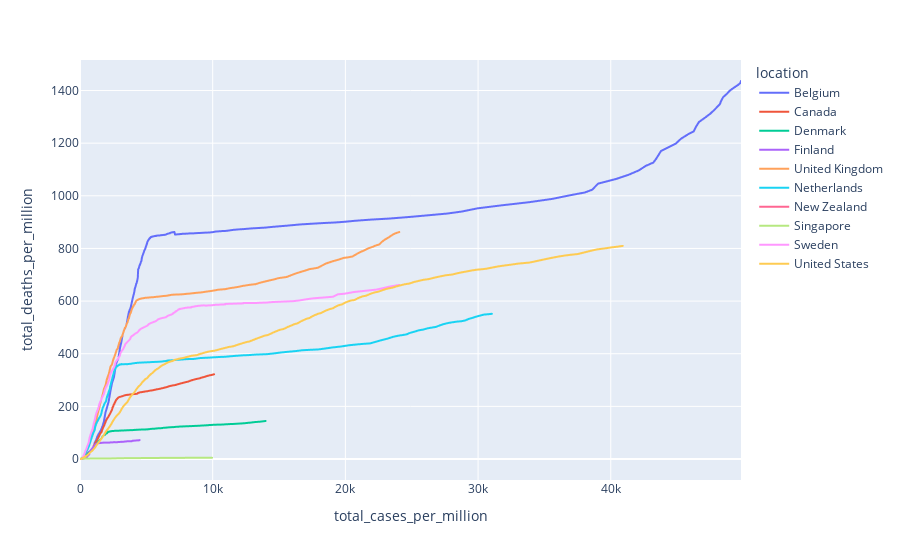

Notebook cell for this chart:
### Code cell
fig3 = px.line(df, x="total_cases_per_million", y="total_deaths_per_million", color='location')
fig3.show()
fig3.write_html("case_fatality_rate.html",include_plotlyjs = False)

### Figure 1 — Plotly figure (JSON) as saved in the notebook; plotly's stock layout.template omitted (floating-point values rounded to 4 significant figures; data arrays with more than 128 entries replaced by an {"elided": "..."} marker saying what was removed)
{"data": [{"hovertemplate": "location=Belgium<br>total_cases_per_million=%{x}<br>total_deaths_per_million=%{y}<extra></extra>", "legendgroup": "Belgium", "line": {"color": "#636efa", "dash": "solid"}, "mode": "lines", "name": "Belgium", "showlegend": true, "type": "scattergl", "x": {"elided": "313 float values"}, "xaxis": "x", "y": {"elided": "313 float values"}, "yaxis": "y"}, {"hovertemplate": "location=Canada<br>total_cases_per_million=%{x}<br>total_deaths_per_million=%{y}<extra></extra>", "legendgroup": "Canada", "line": {"color": "#EF553B", "dash": "solid"}, "mode": "lines", "name": "Canada", "showlegend": true, "type": "scattergl", "x": {"elided": "313 float values"}, "xaxis": "x", "y": {"elided": "313 float values"}, "yaxis": "y"}, {"hovertemplate": "location=Denmark<br>total_cases_per_million=%{x}<br>total_deaths_per_million=%{y}<extra></extra>", "legendgroup": "Denmark", "line": {"color": "#00cc96", "dash": "solid"}, "mode": "lines", "name": "Denmark", "showlegend": true, "type": "scattergl", "x": {"elided": "313 float values"}, "xaxis": "x", "y": {"elided": "313 float values"}, "yaxis": "y"}, {"hovertemplate": "location=Finland<br>total_cases_per_million=%{x}<br>total_deaths_per_million=%{y}<extra></extra>", "legendgroup": "Finland", "line": {"color": "#ab63fa", "dash": "solid"}, "mode": "lines", "name": "Finland", "showlegend": true, "type": "scattergl", "x": {"elided": "313 float values"}, "xaxis": "x", "y": {"elided": "313 float values"}, "yaxis": "y"}, {"hovertemplate": "location=United Kingdom<br>total_cases_per_million=%{x}<br>total_deaths_per_million=%{y}<extra></extra>", "legendgroup": "United Kingdom", "line": {"color": "#FFA15A", "dash": "solid"}, "mode": "lines", "name": "United Kingdom", "showlegend": true, "type": "scattergl", "x": {"elided": "313 float values"}, "xaxis": "x", "y": {"elided": "313 float values"}, "yaxis": "y"}, {"hovertemplate": "location=Netherlands<br>total_cases_per_million=%{x}<br>total_deaths_per_million=%{y}<extra></extra>", "legendgroup": "Netherlands", "line": {"color": "#19d3f3", "dash": "solid"}, "mode": "lines", "name": "Netherlands", "showlegend": true, "type": "scattergl", "x": {"elided": "313 float values"}, "xaxis": "x", "y": {"elided": "313 float values"}, "yaxis": "y"}, {"hovertemplate": "location=New Zealand<br>total_cases_per_million=%{x}<br>total_deaths_per_million=%{y}<extra></extra>", "legendgroup": "New Zealand", "line": {"color": "#FF6692", "dash": "solid"}, "mode": "lines", "name": "New Zealand", "showlegend": true, "type": "scattergl", "x": {"elided": "314 float values"}, "xaxis": "x", "y": {"elided": "314 float values"}, "yaxis": "y"}, {"hovertemplate": "location=Singapore<br>total_cases_per_million=%{x}<br>total_deaths_per_million=%{y}<extra></extra>", "legendgroup": "Singapore", "line": {"color": "#B6E880", "dash": "solid"}, "mode": "lines", "name": "Singapore", "showlegend": true, "type": "scattergl", "x": {"elided": "313 float values"}, "xaxis": "x", "y": {"elided": "313 float values"}, "yaxis": "y"}, {"hovertemplate": "location=Sweden<br>total_cases_per_million=%{x}<br>total_deaths_per_million=%{y}<extra></extra>", "legendgroup": "Sweden", "line": {"color": "#FF97FF", "dash": "solid"}, "mode": "lines", "name": "Sweden", "showlegend": true, "type": "scattergl", "x": {"elided": "313 float values"}, "xaxis": "x", "y": {"elided": "313 float values"}, "yaxis": "y"}, {"hovertemplate": "location=United States<br>total_cases_per_million=%{x}<br>total_deaths_per_million=%{y}<extra></extra>", "legendgroup": "United States", "line": {"color": "#FECB52", "dash": "solid"}, "mode": "lines", "name": "United States", "showlegend": true, "type": "scattergl", "x": {"elided": "314 float values"}, "xaxis": "x", "y": {"elided": "314 float values"}, "yaxis": "y"}], "layout": {"legend": {"title": {"text": "location"}, "tracegroupgap": 0}, "margin": {"t": 60}, "xaxis": {"anchor": "y", "domain": [0, 1], "title": {"text": "total_cases_per_million"}}, "yaxis": {"anchor": "x", "domain": [0, 1], "title": {"text": "total_deaths_per_million"}}}}
